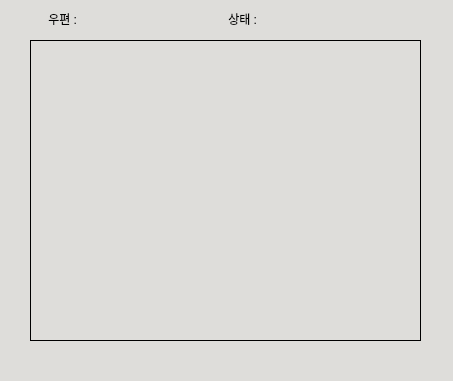
<?xml version="1.0" encoding="UTF-8"?>
<ui version="4.0">
 <class>Dialog</class>
 <widget class="QDialog" name="Dialog">
  <property name="geometry">
   <rect>
    <x>0</x>
    <y>0</y>
    <width>453</width>
    <height>381</height>
   </rect>
  </property>
  <property name="palette">
   <palette>
    <active>
     <colorrole role="Base">
      <brush brushstyle="SolidPattern">
       <color alpha="255">
        <red>255</red>
        <green>255</green>
        <blue>255</blue>
       </color>
      </brush>
     </colorrole>
     <colorrole role="Window">
      <brush brushstyle="SolidPattern">
       <color alpha="255">
        <red>222</red>
        <green>221</green>
        <blue>218</blue>
       </color>
      </brush>
     </colorrole>
    </active>
    <inactive>
     <colorrole role="Base">
      <brush brushstyle="SolidPattern">
       <color alpha="255">
        <red>255</red>
        <green>255</green>
        <blue>255</blue>
       </color>
      </brush>
     </colorrole>
     <colorrole role="Window">
      <brush brushstyle="SolidPattern">
       <color alpha="255">
        <red>222</red>
        <green>221</green>
        <blue>218</blue>
       </color>
      </brush>
     </colorrole>
    </inactive>
    <disabled>
     <colorrole role="Base">
      <brush brushstyle="SolidPattern">
       <color alpha="255">
        <red>222</red>
        <green>221</green>
        <blue>218</blue>
       </color>
      </brush>
     </colorrole>
     <colorrole role="Window">
      <brush brushstyle="SolidPattern">
       <color alpha="255">
        <red>222</red>
        <green>221</green>
        <blue>218</blue>
       </color>
      </brush>
     </colorrole>
    </disabled>
   </palette>
  </property>
  <property name="windowTitle">
   <string>Dialog</string>
  </property>
  <widget class="QLabel" name="label">
   <property name="geometry">
    <rect>
     <x>10</x>
     <y>10</y>
     <width>67</width>
     <height>17</height>
    </rect>
   </property>
   <property name="layoutDirection">
    <enum>Qt::LeftToRight</enum>
   </property>
   <property name="text">
    <string>우편 :</string>
   </property>
   <property name="textFormat">
    <enum>Qt::AutoText</enum>
   </property>
   <property name="alignment">
    <set>Qt::AlignRight|Qt::AlignTrailing|Qt::AlignVCenter</set>
   </property>
  </widget>
  <widget class="QLabel" name="p_count">
   <property name="geometry">
    <rect>
     <x>90</x>
     <y>10</y>
     <width>67</width>
     <height>17</height>
    </rect>
   </property>
   <property name="text">
    <string/>
   </property>
  </widget>
  <widget class="QLabel" name="label_3">
   <property name="geometry">
    <rect>
     <x>190</x>
     <y>10</y>
     <width>67</width>
     <height>17</height>
    </rect>
   </property>
   <property name="text">
    <string>상태 :</string>
   </property>
   <property name="alignment">
    <set>Qt::AlignRight|Qt::AlignTrailing|Qt::AlignVCenter</set>
   </property>
  </widget>
  <widget class="QLabel" name="p_state">
   <property name="geometry">
    <rect>
     <x>270</x>
     <y>10</y>
     <width>141</width>
     <height>17</height>
    </rect>
   </property>
   <property name="text">
    <string/>
   </property>
  </widget>
  <widget class="QLabel" name="text">
   <property name="geometry">
    <rect>
     <x>30</x>
     <y>40</y>
     <width>391</width>
     <height>301</height>
    </rect>
   </property>
   <property name="palette">
    <palette>
     <active>
      <colorrole role="AlternateBase">
       <brush brushstyle="SolidPattern">
        <color alpha="255">
         <red>246</red>
         <green>245</green>
         <blue>244</blue>
        </color>
       </brush>
      </colorrole>
      <colorrole role="PlaceholderText">
       <brush brushstyle="SolidPattern">
        <color alpha="255">
         <red>246</red>
         <green>245</green>
         <blue>244</blue>
        </color>
       </brush>
      </colorrole>
     </active>
     <inactive>
      <colorrole role="AlternateBase">
       <brush brushstyle="SolidPattern">
        <color alpha="255">
         <red>246</red>
         <green>245</green>
         <blue>244</blue>
        </color>
       </brush>
      </colorrole>
      <colorrole role="PlaceholderText">
       <brush brushstyle="SolidPattern">
        <color alpha="255">
         <red>246</red>
         <green>245</green>
         <blue>244</blue>
        </color>
       </brush>
      </colorrole>
     </inactive>
     <disabled>
      <colorrole role="AlternateBase">
       <brush brushstyle="SolidPattern">
        <color alpha="255">
         <red>246</red>
         <green>245</green>
         <blue>244</blue>
        </color>
       </brush>
      </colorrole>
      <colorrole role="PlaceholderText">
       <brush brushstyle="SolidPattern">
        <color alpha="255">
         <red>246</red>
         <green>245</green>
         <blue>244</blue>
        </color>
       </brush>
      </colorrole>
     </disabled>
    </palette>
   </property>
   <property name="frameShape">
    <enum>QFrame::Box</enum>
   </property>
   <property name="text">
    <string/>
   </property>
  </widget>
 </widget>
 <resources/>
 <connections/>
</ui>
